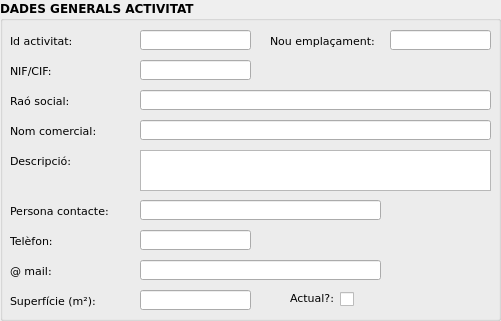
  <widget class="QGroupBox" name="gb_activitat">
   <property name="geometry">
    <rect>
     <x>10</x>
     <y>220</y>
     <width>501</width>
     <height>321</height>
    </rect>
   </property>
   <property name="font">
    <font>
     <family>Verdana</family>
     <weight>75</weight>
     <bold>true</bold>
    </font>
   </property>
   <property name="locale">
    <locale language="Catalan" country="Spain"/>
   </property>
   <property name="title">
    <string>DADES GENERALS ACTIVITAT</string>
   </property>
   <widget class="QLabel" name="eje_id_label_3">
    <property name="geometry">
     <rect>
      <x>10</x>
      <y>120</y>
      <width>101</width>
      <height>21</height>
     </rect>
    </property>
    <property name="font">
     <font>
      <family>Verdana</family>
      <pointsize>8</pointsize>
      <weight>50</weight>
      <bold>false</bold>
     </font>
    </property>
    <property name="locale">
     <locale language="Catalan" country="Spain"/>
    </property>
    <property name="text">
     <string>Nom comercial:</string>
    </property>
   </widget>
   <widget class="QLabel" name="eje_id_label_4">
    <property name="geometry">
     <rect>
      <x>10</x>
      <y>150</y>
      <width>101</width>
      <height>21</height>
     </rect>
    </property>
    <property name="font">
     <font>
      <family>Verdana</family>
      <pointsize>8</pointsize>
      <weight>50</weight>
      <bold>false</bold>
     </font>
    </property>
    <property name="locale">
     <locale language="Catalan" country="Spain"/>
    </property>
    <property name="text">
     <string>Descripció:</string>
    </property>
   </widget>
   <widget class="QLineEdit" name="rao_social">
    <property name="enabled">
     <bool>true</bool>
    </property>
    <property name="geometry">
     <rect>
      <x>140</x>
      <y>90</y>
      <width>351</width>
      <height>20</height>
     </rect>
    </property>
    <property name="font">
     <font>
      <family>Verdana</family>
      <pointsize>8</pointsize>
      <weight>50</weight>
      <bold>false</bold>
     </font>
    </property>
    <property name="locale">
     <locale language="Catalan" country="Spain"/>
    </property>
   </widget>
   <widget class="QLabel" name="eje_id_label_2">
    <property name="geometry">
     <rect>
      <x>10</x>
      <y>90</y>
      <width>91</width>
      <height>21</height>
     </rect>
    </property>
    <property name="font">
     <font>
      <family>Verdana</family>
      <pointsize>8</pointsize>
      <weight>50</weight>
      <bold>false</bold>
     </font>
    </property>
    <property name="locale">
     <locale language="Catalan" country="Spain"/>
    </property>
    <property name="text">
     <string>Raó social:</string>
    </property>
   </widget>
   <widget class="QLineEdit" name="act_id">
    <property name="enabled">
     <bool>true</bool>
    </property>
    <property name="geometry">
     <rect>
      <x>140</x>
      <y>30</y>
      <width>111</width>
      <height>20</height>
     </rect>
    </property>
    <property name="font">
     <font>
      <family>Verdana</family>
      <pointsize>8</pointsize>
      <weight>50</weight>
      <bold>false</bold>
     </font>
    </property>
    <property name="locale">
     <locale language="Catalan" country="Spain"/>
    </property>
   </widget>
   <widget class="QLineEdit" name="nom_comercial">
    <property name="enabled">
     <bool>true</bool>
    </property>
    <property name="geometry">
     <rect>
      <x>140</x>
      <y>120</y>
      <width>351</width>
      <height>20</height>
     </rect>
    </property>
    <property name="font">
     <font>
      <family>Verdana</family>
      <pointsize>8</pointsize>
      <weight>50</weight>
      <bold>false</bold>
     </font>
    </property>
    <property name="locale">
     <locale language="Catalan" country="Spain"/>
    </property>
   </widget>
   <widget class="QLabel" name="label_act_id">
    <property name="geometry">
     <rect>
      <x>10</x>
      <y>30</y>
      <width>101</width>
      <height>21</height>
     </rect>
    </property>
    <property name="font">
     <font>
      <family>Verdana</family>
      <pointsize>8</pointsize>
      <weight>50</weight>
      <bold>false</bold>
     </font>
    </property>
    <property name="locale">
     <locale language="Catalan" country="Spain"/>
    </property>
    <property name="text">
     <string>Id activitat:</string>
    </property>
   </widget>
   <widget class="QLineEdit" name="nif">
    <property name="enabled">
     <bool>true</bool>
    </property>
    <property name="geometry">
     <rect>
      <x>140</x>
      <y>60</y>
      <width>111</width>
      <height>20</height>
     </rect>
    </property>
    <property name="font">
     <font>
      <family>Verdana</family>
      <pointsize>8</pointsize>
      <weight>50</weight>
      <bold>false</bold>
     </font>
    </property>
    <property name="locale">
     <locale language="Catalan" country="Spain"/>
    </property>
   </widget>
   <widget class="QLabel" name="label_act_id_2">
    <property name="geometry">
     <rect>
      <x>10</x>
      <y>60</y>
      <width>51</width>
      <height>21</height>
     </rect>
    </property>
    <property name="font">
     <font>
      <family>Verdana</family>
      <pointsize>8</pointsize>
      <weight>50</weight>
      <bold>false</bold>
     </font>
    </property>
    <property name="locale">
     <locale language="Catalan" country="Spain"/>
    </property>
    <property name="text">
     <string>NIF/CIF:</string>
    </property>
   </widget>
   <widget class="QLabel" name="eje_id_label_12">
    <property name="geometry">
     <rect>
      <x>10</x>
      <y>200</y>
      <width>121</width>
      <height>21</height>
     </rect>
    </property>
    <property name="font">
     <font>
      <family>Verdana</family>
      <pointsize>8</pointsize>
      <weight>50</weight>
      <bold>false</bold>
     </font>
    </property>
    <property name="locale">
     <locale language="Catalan" country="Spain"/>
    </property>
    <property name="text">
     <string>Persona contacte:</string>
    </property>
   </widget>
   <widget class="QLineEdit" name="nom_contacte">
    <property name="enabled">
     <bool>true</bool>
    </property>
    <property name="geometry">
     <rect>
      <x>140</x>
      <y>200</y>
      <width>241</width>
      <height>20</height>
     </rect>
    </property>
    <property name="font">
     <font>
      <family>Verdana</family>
      <pointsize>8</pointsize>
      <weight>50</weight>
      <bold>false</bold>
     </font>
    </property>
    <property name="locale">
     <locale language="Catalan" country="Spain"/>
    </property>
   </widget>
   <widget class="QLineEdit" name="telefon">
    <property name="enabled">
     <bool>true</bool>
    </property>
    <property name="geometry">
     <rect>
      <x>140</x>
      <y>230</y>
      <width>111</width>
      <height>20</height>
     </rect>
    </property>
    <property name="font">
     <font>
      <family>Verdana</family>
      <pointsize>8</pointsize>
      <weight>50</weight>
      <bold>false</bold>
     </font>
    </property>
    <property name="locale">
     <locale language="Catalan" country="Spain"/>
    </property>
   </widget>
   <widget class="QLabel" name="label_act_id_3">
    <property name="geometry">
     <rect>
      <x>10</x>
      <y>230</y>
      <width>71</width>
      <height>21</height>
     </rect>
    </property>
    <property name="font">
     <font>
      <family>Verdana</family>
      <pointsize>8</pointsize>
      <weight>50</weight>
      <bold>false</bold>
     </font>
    </property>
    <property name="locale">
     <locale language="Catalan" country="Spain"/>
    </property>
    <property name="text">
     <string>Telèfon:</string>
    </property>
   </widget>
   <widget class="QLineEdit" name="mail">
    <property name="enabled">
     <bool>true</bool>
    </property>
    <property name="geometry">
     <rect>
      <x>140</x>
      <y>260</y>
      <width>241</width>
      <height>20</height>
     </rect>
    </property>
    <property name="font">
     <font>
      <family>Verdana</family>
      <pointsize>8</pointsize>
      <weight>50</weight>
      <bold>false</bold>
     </font>
    </property>
    <property name="locale">
     <locale language="Catalan" country="Spain"/>
    </property>
   </widget>
   <widget class="QLabel" name="label_mail">
    <property name="geometry">
     <rect>
      <x>10</x>
      <y>260</y>
      <width>51</width>
      <height>21</height>
     </rect>
    </property>
    <property name="font">
     <font>
      <family>Verdana</family>
      <pointsize>8</pointsize>
      <weight>50</weight>
      <bold>false</bold>
     </font>
    </property>
    <property name="locale">
     <locale language="Catalan" country="Spain"/>
    </property>
    <property name="text">
     <string>@ mail:</string>
    </property>
   </widget>
   <widget class="QLabel" name="label_act_id_5">
    <property name="geometry">
     <rect>
      <x>10</x>
      <y>290</y>
      <width>121</width>
      <height>21</height>
     </rect>
    </property>
    <property name="font">
     <font>
      <family>Verdana</family>
      <pointsize>8</pointsize>
      <weight>50</weight>
      <bold>false</bold>
     </font>
    </property>
    <property name="locale">
     <locale language="Catalan" country="Spain"/>
    </property>
    <property name="text">
     <string>Superfície (m²):</string>
    </property>
   </widget>
   <widget class="QLineEdit" name="superficie">
    <property name="enabled">
     <bool>true</bool>
    </property>
    <property name="geometry">
     <rect>
      <x>140</x>
      <y>290</y>
      <width>111</width>
      <height>20</height>
     </rect>
    </property>
    <property name="font">
     <font>
      <family>Verdana</family>
      <pointsize>8</pointsize>
      <weight>50</weight>
      <bold>false</bold>
     </font>
    </property>
    <property name="locale">
     <locale language="Catalan" country="Spain"/>
    </property>
   </widget>
   <widget class="QLabel" name="eje_id_label_17">
    <property name="geometry">
     <rect>
      <x>290</x>
      <y>290</y>
      <width>61</width>
      <height>16</height>
     </rect>
    </property>
    <property name="font">
     <font>
      <family>Verdana</family>
      <pointsize>8</pointsize>
      <weight>50</weight>
      <bold>false</bold>
     </font>
    </property>
    <property name="locale">
     <locale language="Catalan" country="Spain"/>
    </property>
    <property name="text">
     <string>Actual?:</string>
    </property>
   </widget>
   <widget class="QCheckBox" name="actual">
    <property name="geometry">
     <rect>
      <x>340</x>
      <y>290</y>
      <width>71</width>
      <height>18</height>
     </rect>
    </property>
    <property name="locale">
     <locale language="Catalan" country="Spain"/>
    </property>
    <property name="text">
     <string/>
    </property>
   </widget>
   <widget class="QTextEdit" name="descripcio">
    <property name="geometry">
     <rect>
      <x>140</x>
      <y>150</y>
      <width>351</width>
      <height>41</height>
     </rect>
    </property>
    <property name="font">
     <font>
      <weight>50</weight>
      <bold>false</bold>
     </font>
    </property>
   </widget>
   <widget class="QLabel" name="label_act_id_4">
    <property name="geometry">
     <rect>
      <x>270</x>
      <y>30</y>
      <width>121</width>
      <height>21</height>
     </rect>
    </property>
    <property name="font">
     <font>
      <family>Verdana</family>
      <pointsize>8</pointsize>
      <weight>50</weight>
      <bold>false</bold>
     </font>
    </property>
    <property name="locale">
     <locale language="Catalan" country="Spain"/>
    </property>
    <property name="text">
     <string>Nou emplaçament:</string>
    </property>
   </widget>
   <widget class="QLineEdit" name="new_emp_id">
    <property name="enabled">
     <bool>true</bool>
    </property>
    <property name="geometry">
     <rect>
      <x>390</x>
      <y>30</y>
      <width>101</width>
      <height>20</height>
     </rect>
    </property>
    <property name="font">
     <font>
      <family>Verdana</family>
      <pointsize>8</pointsize>
      <weight>50</weight>
      <bold>false</bold>
     </font>
    </property>
    <property name="locale">
     <locale language="Catalan" country="Spain"/>
    </property>
   </widget>
  </widget>
